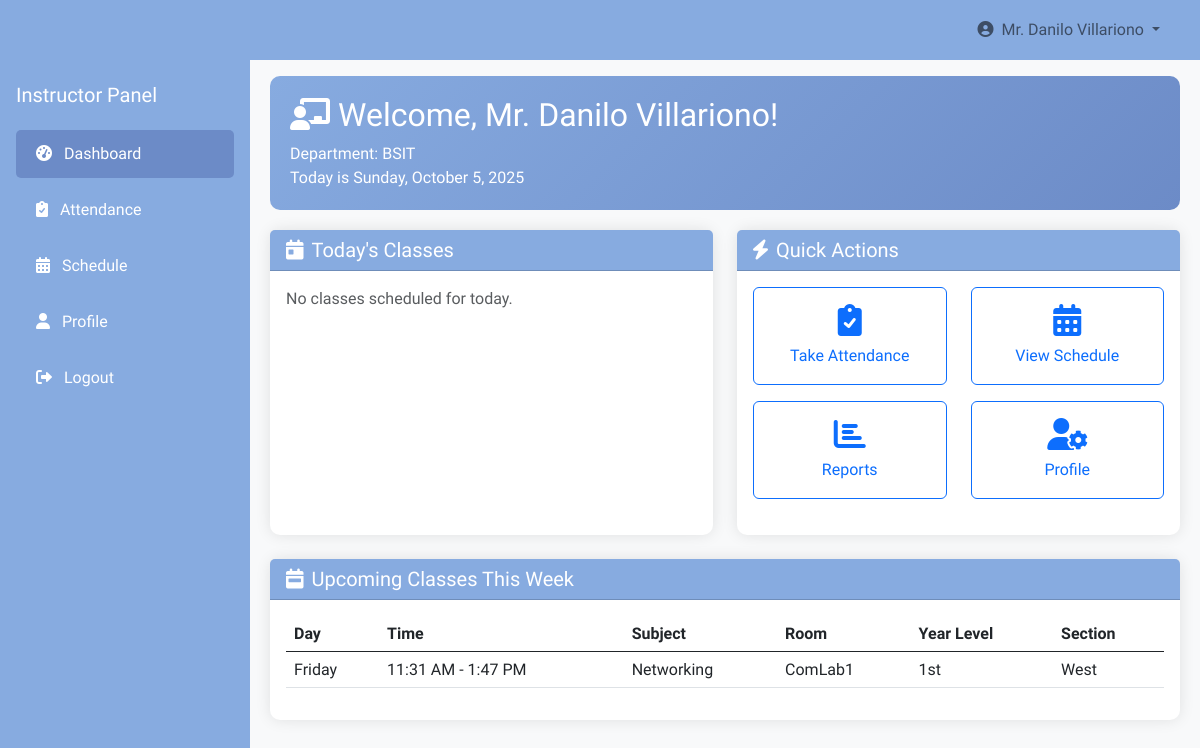
The page /instructor/dashboard.php (signed in) on the database its author committed.
### tables this page shows
CREATE TABLE `room_schedules` (
  `department` varchar(5155) NOT NULL,
  `id` int(11) NOT NULL,
  `room_name` varchar(100) DEFAULT NULL,
  `room_location` varchar(255) DEFAULT NULL,
  `room_password` varchar(255) DEFAULT NULL,
  `subject` varchar(100) DEFAULT NULL,
  `section` varchar(50) DEFAULT NULL,
  `year_level` varchar(20) DEFAULT NULL,
  `start_time` time DEFAULT NULL,
  `end_time` time DEFAULT NULL,
  `day` varchar(20) DEFAULT NULL,
  `instructor` varchar(58) NOT NULL,
  `instructor_id` int(11) DEFAULT NULL
);

### instructor/dashboard.php (the view, shortened to what this page needs)
<?php
include 'header.php';
include '../connection.php';
$today_classes = null;
$upcoming_classes = null;
$today_day = date("l");
$stmt = $db->prepare("
    SELECT subject, room_name, section, start_time, end_time, day, year_level
    FROM room_schedules
    WHERE instructor_id = ? AND day = ?
    ORDER BY start_time ASC
");
if ($stmt) {
    $stmt->bind_param("is", $_SESSION['instructor_id'], $today_day);
    $stmt->execute();
    $today_classes = $stmt->get_result();
} else {
    die("Database error: " . $db->error);
}
$stmt = $db->prepare("
    SELECT subject, room_name, section, start_time, end_time, day, year_level
    FROM room_schedules
    WHERE instructor_id = ?
    ORDER BY FIELD(day,'Sunday','Monday','Tuesday','Wednesday','Thursday','Friday','Saturday'),
             start_time ASC
");
if ($stmt) {
    $stmt->bind_param("i", $_SESSION['instructor_id']);
    $stmt->execute();
    $upcoming_classes = $stmt->get_result();
} else {
    die("Database error: " . $db->error);
}
?>
<!DOCTYPE html>
<html lang="en">
<head>
    <link href="https://cdn.jsdelivr.net/npm/bootstrap@5.3.0/dist/css/bootstrap.min.css" rel="stylesheet">
    <link rel="stylesheet" href="https://cdnjs.cloudflare.com/ajax/libs/font-awesome/6.0.0/css/all.min.css">
</head>
<body>
    <div class="sidebar d-none d-md-block">
        <div class="d-flex flex-column align-items-center align-items-sm-start px-3 pt-4 text-white">
            <a href="#" class="d-flex align-items-center pb-3 mb-md-0 me-md-auto text-white text-decoration-none">
                <span class="fs-5 d-none d-sm-inline">Instructor Panel</span>
            </a>
            <ul class="nav nav-pills flex-column mb-sm-auto mb-0 align-items-center align-items-sm-start w-100" id="menu">
                <li class="nav-item w-100">
                    <a href="dashboard.php" class="nav-link active"><i class="fas fa-tachometer-alt me-2"></i> Dashboard</a>
                </li>
                <li class="nav-item w-100">
                    <a href="attendance.php" class="nav-link"><i class="fas fa-clipboard-check me-2"></i> Attendance</a>
                </li>
                <li class="nav-item w-100">
                    <a href="schedule.php" class="nav-link"><i class="fas fa-calendar-alt me-2"></i> Schedule</a>
                </li>
                <li class="nav-item w-100">
                    <a href="profile.php" class="nav-link"><i class="fas fa-user me-2"></i> Profile</a>
                </li>
                <li class="nav-item w-100">
                    <a href="logout.php" class="nav-link"><i class="fas fa-sign-out-alt me-2"></i> Logout</a>
                </li>
            </ul>
        </div>
    </div>
    <nav class="navbar navbar-expand-lg navbar-light fixed-top">
        <div class="container-fluid">
            <div class="collapse navbar-collapse" id="navbarSupportedContent">
                <ul class="navbar-nav ms-auto mb-2 mb-lg-0">
                    <li class="nav-item dropdown">
                        <a class="nav-link dropdown-toggle" href="#" id="navbarDropdown" role="button" data-bs-toggle="dropdown">
                            <i class="fas fa-user-circle me-1"></i> <?php echo htmlspecialchars($_SESSION['fullname']); ?>
                        </a>
                    </li>
                </ul>
            </div>
        </div>
    </nav>
    <div class="main-content">
        <div class="welcome-header">
            <h2><i class="fas fa-chalkboard-teacher me-2"></i>Welcome, <?php echo htmlspecialchars($_SESSION['fullname']); ?>!</h2>
            <p class="mb-0">Department: <?php echo htmlspecialchars($_SESSION['department']); ?></p>
            <p class="mb-0">Today is <?php echo date('l, F j, Y'); ?></p>
        </div>
        <div class="row">
            <div class="col-md-6">
                <div class="card card-dashboard h-100">
                    <div class="card-header bg-primary-custom">
                        <h5 class="card-title mb-0"><i class="fas fa-calendar-day me-2"></i>Today's Classes</h5>
                    </div>
                    <div class="card-body">
                        <?php if ($today_classes && $today_classes->num_rows > 0): ?>
                            <div class="list-group">
                                <?php while ($class = $today_classes->fetch_assoc()):
                                    $start_time = date("g:i A", strtotime($class['start_time']));
                                    $end_time = date("g:i A", strtotime($class['end_time']));
                                    $current_time = time();
                                    $class_start = strtotime($class['start_time']);
                                    $class_end = strtotime($class['end_time']);
                                    $status = ($current_time >= $class_start && $current_time <= $class_end) ?
                                        '<span class="badge bg-success float-end">In Progress</span>' :
                                        (($current_time < $class_start) ?
                                        '<span class="badge bg-info float-end">Upcoming</span>' :
                                        '<span class="badge bg-secondary float-end">Completed</span>');
                                ?>
                                    <div class="list-group-item list-group-item-action">
                                        <h6 class="mb-1"><?php echo htmlspecialchars($class['subject']); ?> <?php echo $status; ?></h6>
                                        <p class="mb-1">Room: <?php echo htmlspecialchars($class['room_name']); ?></p>
                                        <small>
                                            Section: <?php echo htmlspecialchars($class['section']); ?> |
                                            <?php echo $start_time . ' - ' . $end_time; ?>
                                        </small>
                                        <br>
                                        <a href="attendance.php?year=<?php echo urlencode($class['year_level']); ?>&section=<?php echo urlencode($class['section']); ?>&subject=<?php echo urlencode($class['subject']); ?>"
                                           class="btn btn-sm btn-outline-primary mt-2">
                                           <i class="fas fa-eye me-1"></i> View Attendance
                                        </a>
                                    </div>
                                <?php endwhile; ?>
                            </div>
                        <?php else: ?>
                            <p class="text-muted">No classes scheduled for today.</p>
                        <?php endif; ?>
                    </div>
                </div>
            </div>
            <div class="col-md-6">
                <div class="card card-dashboard h-100">
                    <div class="card-header bg-primary-custom">
                        <h5 class="card-title mb-0"><i class="fas fa-bolt me-2"></i>Quick Actions</h5>
                    </div>
                    <div class="card-body">
                        <div class="row text-center">
                            <div class="col-6 mb-3">
                                <a href="attendance.php" class="btn btn-outline-primary w-100 py-3"><i class="fas fa-clipboard-check fa-2x mb-2"></i><br>Take Attendance</a>
                            </div>
                            <div class="col-6 mb-3">
                                <a href="schedule.php" class="btn btn-outline-primary w-100 py-3"><i class="fas fa-calendar-alt fa-2x mb-2"></i><br>View Schedule</a>
                            </div>
                            <div class="col-6">
                                <a href="reports.php" class="btn btn-outline-primary w-100 py-3"><i class="fas fa-chart-bar fa-2x mb-2"></i><br>Reports</a>
                            </div>
                            <div class="col-6">
                                <a href="profile.php" class="btn btn-outline-primary w-100 py-3"><i class="fas fa-user-cog fa-2x mb-2"></i><br>Profile</a>
                            </div>
                        </div>
                    </div>
                </div>
            </div>
        </div>
        <div class="row mt-4">
            <div class="col-12">
                <div class="card card-dashboard">
                    <div class="card-header bg-primary-custom">
                        <h5 class="card-title mb-0"><i class="fas fa-calendar-week me-2"></i>Upcoming Classes This Week</h5>
                    </div>
                    <div class="card-body">
                        <?php if ($upcoming_classes && $upcoming_classes->num_rows > 0): ?>
                            <div class="table-responsive">
                                <table class="table table-hover">
                                    <thead>
                                        <tr>
                                            <th>Day</th>
                                            <th>Time</th>
                                            <th>Subject</th>
                                            <th>Room</th>
                                            <th>Year Level</th>
                                            <th>Section</th>
                                        </tr>
                                    </thead>
                                    <tbody>
                                        <?php while ($class = $upcoming_classes->fetch_assoc()): ?>
                                            <tr>
                                                <td><?php echo htmlspecialchars($class['day']); ?></td>
                                                <td><?php echo date("g:i A", strtotime($class['start_time'])) . ' - ' . date("g:i A", strtotime($class['end_time'])); ?></td>
                                                <td><?php echo htmlspecialchars($class['subject']); ?></td>
                                                <td><?php echo htmlspecialchars($class['room_name']); ?></td>
                                                <td><?php echo isset($class['year_level']) ? htmlspecialchars($class['year_level']) : '-'; ?></td>
                                                <td><?php echo htmlspecialchars($class['section']); ?></td>
                                            </tr>
                                        <?php endwhile; ?>
                                    </tbody>
                                </table>
                            </div>
                        <?php else: ?>
                            <p class="text-muted">No upcoming classes this week.</p>
                        <?php endif; ?>
                    </div>
                </div>
            </div>
        </div>
    </div>
</body>
</html>

### admin/css/style.css (style rules this page uses)
:root { --primary: #009CFF; --light: #F3F6F9; --dark: #191C24; }
.btn { transition: .5s; }
.sidebar { position: fixed; top: 0; left: 0; bottom: 0; width: 250px; height: 100vh; overflow-y: auto; background: var(--light); transition: 0.5s; z-index: 999; }
@media (min-width: 992px) { .sidebar { margin-left: 0; } }

### instructor/dashboard.php (style rules this page uses)
:root { --primary-color: #87abe0ff; --secondary-color: #6c8bc7; }
body { font-family: 'Heebo', sans-serif; background-color: #f8f9fa; }
.sidebar { background-color: var(--primary-color); min-height: 100vh; position: fixed; top: 0; left: 0; width: 250px; z-index: 1000; padding-top: 56px; }
.sidebar .nav-link { color: #fff; padding: 12px 20px; margin: 4px 0; border-radius: 5px; }
.sidebar .nav-link:hover, .sidebar .nav-link.active { background-color: var(--secondary-color); }
.navbar { background-color: var(--primary-color); padding: 10px 20px; margin-left: 250px; width: calc(100% - 250px); }
.main-content { margin-left: 250px; padding: 20px; margin-top: 56px; }
.card-dashboard { border: none; border-radius: 10px; box-shadow: 0 0 15px rgba(0, 0, 0, 0.1); transition: transform 0.3s; margin-bottom: 20px; }
.bg-primary-custom { background-color: var(--primary-color); color: white; }
.welcome-header { background: linear-gradient(135deg, var(--primary-color), var(--secondary-color)); color: white; padding: 20px; border-radius: 10px; margin-bottom: 20px; }

### rows shown on the page
room_schedules: day "Friday", start_time "11:31 AM", end_time "1:47 PM", subject "Networking", room_name "ComLab1", year_level "1st", section "West"

### other values the page prints
$_SESSION['fullname'] "Mr. Danilo Villariono"
$_SESSION['department'] "BSIT"
